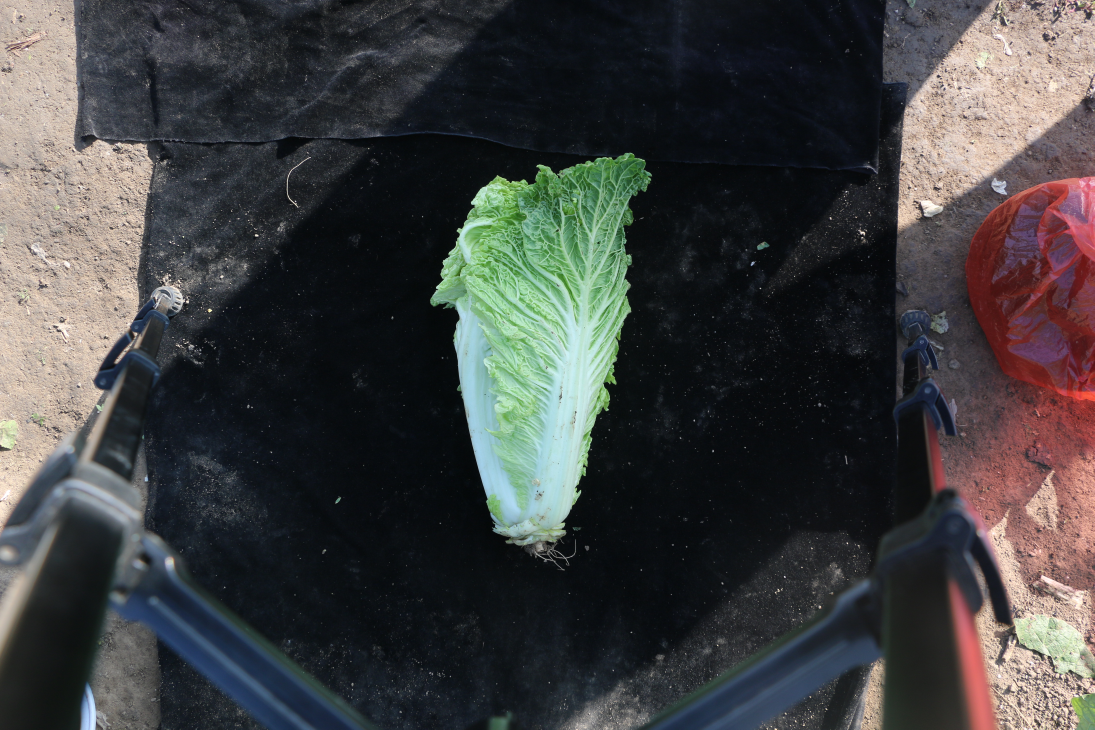
#> input picture 22A-T-34-2球形侧视图.JPG, 5472 x 3648 px (shown at 1/5 size); its folder holds only this picture in this run
$ python -i mainFunc-UI.py   (imports and definitions only)
#> lines starting #> are read from the running program, lines starting #| are printed output that depends on the picture; after the words box and inside, x2 and y2 are one past the last pixel; in counts of white or black regions, pixels touching at a corner belong together
import tkinter as tk
from tkinter import filedialog, messagebox
from PIL import Image, ImageTk, ImageFilter, ImageEnhance
import cv2
import numpy as np
import os
import csv
import logging
import matplotlib.pyplot as plt

green_lower = np.array([30, 40, 20])
green_upper = np.array([90, 255, 255])

white_lower1 = np.array([0, 0, 180])
white_upper1 = np.array([180, 22, 255])
white_lower2 = np.array([90, 0, 190])
white_upper2 = np.array([180, 130, 255])
white_lower3 = np.array([0, 0, 180])
white_upper3 = np.array([27, 130, 255])

def are_numbers_close(a, b, c, threshold=0.1):
    return abs(a - b) <= threshold and abs(b - c) <= threshold and abs(a - c) <= threshold

# [35 lines left out: functions is_smooth_contour, cropBlackCabbage, remove_white_Background, not called in this run]

def find_and_draw_contours(image_path, output_filename):
    try:
        image = cv2.imread(image_path)
        hsv = cv2.cvtColor(image, cv2.COLOR_BGR2HSV)
        blurred_image = cv2.GaussianBlur(image, (5, 5), 0)

        mask_green = cv2.inRange(hsv, green_lower, green_upper)

        white_mask1 = cv2.inRange(hsv, white_lower1, white_upper1)
        white_mask2 = cv2.inRange(hsv, white_lower2, white_upper2)
        white_mask3 = cv2.inRange(hsv, white_lower3, white_upper3)
        white_mask = cv2.bitwise_or(white_mask1, white_mask2)
        white_mask = cv2.bitwise_or(white_mask, white_mask3)

        mask_combined = cv2.bitwise_or(mask_green, white_mask)
        contours, _ = cv2.findContours(mask_combined, cv2.RETR_EXTERNAL, cv2.CHAIN_APPROX_SIMPLE)
        if not contours:
            print("No contours found")
            return
        max_area = 0
        max_contour = None
        for contour in contours:
            area = cv2.contourArea(contour)
            if area > max_area:
                max_area = area
                max_contour = contour
        contours_white, _ = cv2.findContours(white_mask, cv2.RETR_EXTERNAL, cv2.CHAIN_APPROX_SIMPLE)
        mask = np.zeros_like(image)
        # cv2.drawContours(mask, [max_contour], -1, color=(0, 0, 0), thickness=cv2.FILLED)
        extracted_image = cv2.bitwise_and(image, mask)
        cv2.imwrite(output_filename, extracted_image)
        return output_filename
    except Exception as e:
        print(f"Error finding and drawing contours: {e}")
        return None

def calculate_color_proportion(image_path):
    try:
        image = cv2.imread(image_path)
        if image is None:
            print("无法读取图像文件。请检查路径。")
            return [0, 0]
        hsv = cv2.cvtColor(image, cv2.COLOR_BGR2HSV)

        white_mask1 = cv2.inRange(hsv, white_lower1, white_upper1)
        white_mask2 = cv2.inRange(hsv, white_lower2, white_upper2)
        white_mask3 = cv2.inRange(hsv, white_lower3, white_upper3)
        white_mask = cv2.bitwise_or(white_mask1, white_mask2)
        white_mask = cv2.bitwise_or(white_mask, white_mask3)

        green_mask = cv2.inRange(hsv, green_lower, green_upper)
        green_pixels = cv2.countNonZero(green_mask)
        white_pixels = cv2.countNonZero(white_mask)

        non_black_mask = cv2.inRange(hsv, np.array([0, 0, 1]), np.array([180, 255, 255]))
        non_black_pixels = cv2.countNonZero(non_black_mask)

        if non_black_pixels > 0:
            white_ratio = white_pixels / non_black_pixels
            green_ratio = 1 - white_ratio
        else:
            print("没有找到符合条件的像素。")
            green_ratio = 0
            white_ratio = 0

        print(f"菜叶比例: {green_ratio:.2%}")
        print(f"菜帮比例: {white_ratio:.2%}")
        return [green_ratio, white_ratio]
    except Exception as e:
        print(f"Error calculating color proportion: {e}")
        return [0, 0]

def getCabbageInCenter(image_path, output_path):
    try:
        image = cv2.imread(image_path)
        gray = cv2.cvtColor(image, cv2.COLOR_BGR2GRAY)
        non_black_pixels = np.where(gray > 0)
        top_y = np.min(non_black_pixels[0])
        bottom_y = np.max(non_black_pixels[0])
        left_x = np.min(non_black_pixels[1])
        right_x = np.max(non_black_pixels[1])
        cropped_image = image[top_y:bottom_y+1, left_x:right_x+1]
        cv2.imwrite(output_path, cropped_image)
        return cropped_image
    except Exception as e:
        print(f"Error getting cabbage in center: {e}")
        return None

# [33 lines left out: functions hug23ImportantAspect, calculate_pic_ratio, not called in this run]

def BallShapeOUT(image_path):
    try:
        image = cv2.imread(image_path)
        gray = cv2.cvtColor(image, cv2.COLOR_BGR2GRAY)
        blurred = cv2.GaussianBlur(gray, (5, 5), 0)
        edges = cv2.Canny(blurred, 50, 150)
        contours, _ = cv2.findContours(edges, cv2.RETR_EXTERNAL, cv2.CHAIN_APPROX_SIMPLE)
        height, width = image.shape[:2]
        aspect_ratio = height / width
        non_black_threshold = 10
        quarter_height = height // 4
        non_black_counts = []
        for i in range(1, 4):
            section = image[(i-1)*quarter_height:i*quarter_height, :]
            non_black_count = np.sum(np.any(section > non_black_threshold, axis=2))
            non_black_counts.append(non_black_count)

        sum_counts = non_black_counts[0] + non_black_counts[1] + non_black_counts[2]
        uppRa = non_black_counts[0] / sum_counts
        midRa = non_black_counts[1] / sum_counts
        lowRa = non_black_counts[2] / sum_counts

        if midRa > 0.6:
            if aspect_ratio < 1:
                return 1
            else:
                return 2

        if are_numbers_close(uppRa, midRa, lowRa, threshold=0.1):
            if aspect_ratio < 3:
                return 4
            else:
                return 5

        if midRa > uppRa and midRa > lowRa:
            return 3

        if are_numbers_close(midRa, lowRa, uppRa, threshold=0.1) and midRa > uppRa:
            return 8

        if uppRa > midRa and uppRa > lowRa:
            return 10

        for contour in contours:
            if is_smooth_contour(contour):
                return 9

        if aspect_ratio > 1.6:
            return 6

        return 7
    except Exception as e:
        print(f"Error in BallShapeOUT: {e}")
        return None

def calculate_perimeter_Curve_radio(image_path):
    try:
        img = Image.open(image_path)
        width, height = img.size
        cropped_img = img.crop((0, 0, width, height // 3))
        gray_img = cropped_img.convert('L')
        img_array = np.array(gray_img)
        threshold = 50
        binary_img = img_array > threshold
        contours = measure.find_contours(binary_img, 0.8)
        total_perimeter = sum([measure.perimeter(c) for c in contours])
        perimeter_to_width_ratio = total_perimeter / width
        return perimeter_to_width_ratio
    except Exception as e:
        print(f"Error calculating perimeter curve ratio: {e}")
        return None

# Setup logging
# [1 line not run here, left out]

# Define the directories
input_folder = './'
output_folder = './output/Cabbage'
center_output_folder = './output/center'
hug_output_folder = './output/hug'

# Create output directories if they don't exist
# [3 lines not run here, left out]

# Function to process the image and get results
def process_image(image_path):
    try:
        logging.info(f"Processing image: {image_path}")
        contour_output_path = os.path.join(output_folder, os.path.basename(image_path))
        center_image_path = os.path.join(center_output_folder, os.path.basename(image_path))
        hug_image_path = os.path.join(hug_output_folder, os.path.basename(image_path))

        find_and_draw_contours(image_path, contour_output_path)
#> in find_and_draw_contours, image is the input picture: shape (3648, 5472, 3); mean B, G, R 64.1, 64.2, 63.8
#> in find_and_draw_contours, `mask_green = cv2.inRange(hsv, green_lower, green_upper)`:
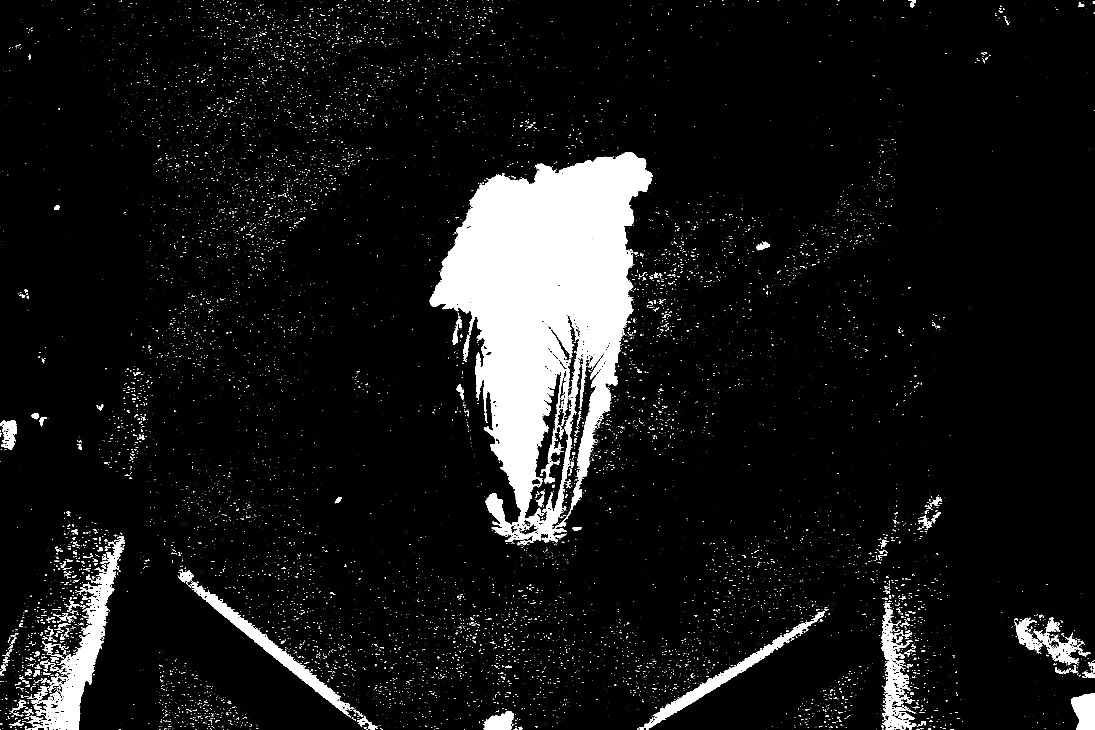
#> mask_green: shape (3648, 5472) (shown at 1/5 size); 7.3% white; 14473 white regions (13297 under 20 px), largest, box (x1, y1, x2, y2) and area: (2149, 762, 3263, 2714) 1056872, (128, 2702, 619, 3648) 82835, (960, 2929, 1766, 3584) 44748
#> in find_and_draw_contours, `mask_combined = cv2.bitwise_or(mask_green, white_mask)`:
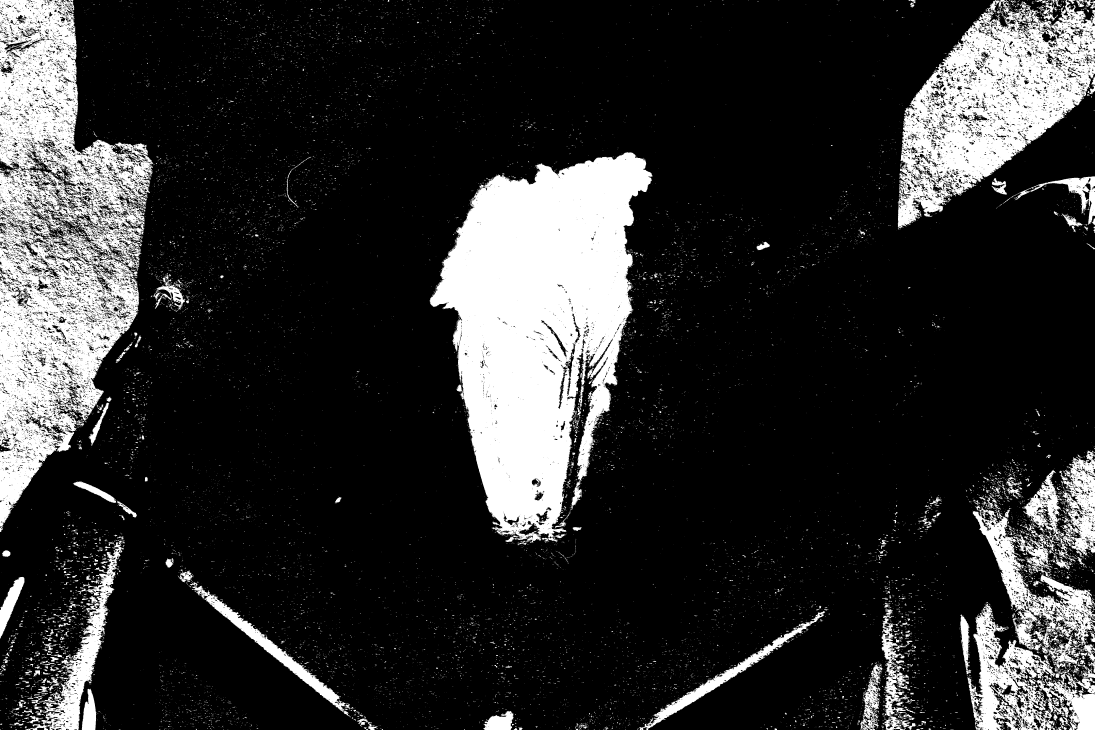
#> mask_combined: shape (3648, 5472) (shown at 1/5 size); 18.2% white; 19376 white regions (17543 under 20 px)
#> in find_and_draw_contours, `contours, _ = cv2.findContours(mask_combined, cv2.RETR_EXTERNAL, cv2.C..`: contours = 18172 contours, 17234 with area under 20; largest, box (x1, y1, x2, y2) and area: (2149, 762, 3263, 2724) 1281876, (0, 0, 767, 2633) 1227936, (4489, 0, 5472, 1142) 608806, (4836, 3019, 5275, 3648) 132823, (4864, 2531, 5472, 3304) 129586
#> the loop in find_and_draw_contours, `for contour in contours:` made 18172 passes
#> (area, max_area) on passes 41, 61, 80, 108, 232, 323, 559, 660: (32, 32), (45.5, 45.5), (59.5, 59.5), (125.5, 125.5), (204, 204), (564.5, 564.5), (766.5, 766.5), (850, 850)
#> after the loop in find_and_draw_contours, `for contour in contours:`: max_area = 1281876; max_contour = contour of 8980 points, box (x1, y1, x2, y2) (2149, 762, 3263, 2724), area 1281876
#> in find_and_draw_contours, `contours_white, _ = cv2.findContours(white_mask, cv2.RETR_EXTERNAL, cv..`: contours_white = 4840 contours, 4372 with area under 20; largest, box (x1, y1, x2, y2) and area: (0, 0, 767, 2633) 1217713, (4489, 0, 5472, 1142) 608446, (4836, 3019, 5275, 3648) 132618, (4864, 2531, 5472, 3304) 116239, (2282, 1515, 2607, 2608) 109585
        color_proportion = calculate_color_proportion(contour_output_path)
#> in calculate_color_proportion, `green_pixels = cv2.countNonZero(green_mask)`: green_pixels = 0
        row = [os.path.basename(image_path), color_proportion[0], color_proportion[1]]

        getCabbageInCenter(contour_output_path, center_image_path)
#> in getCabbageInCenter, `non_black_pixels = np.where(gray > 0)`: non_black_pixels = (empty array, empty array)
        ball_shape = BallShapeOUT(center_image_path)
#> in BallShapeOUT, `edges = cv2.Canny(blurred, 50, 150)`:
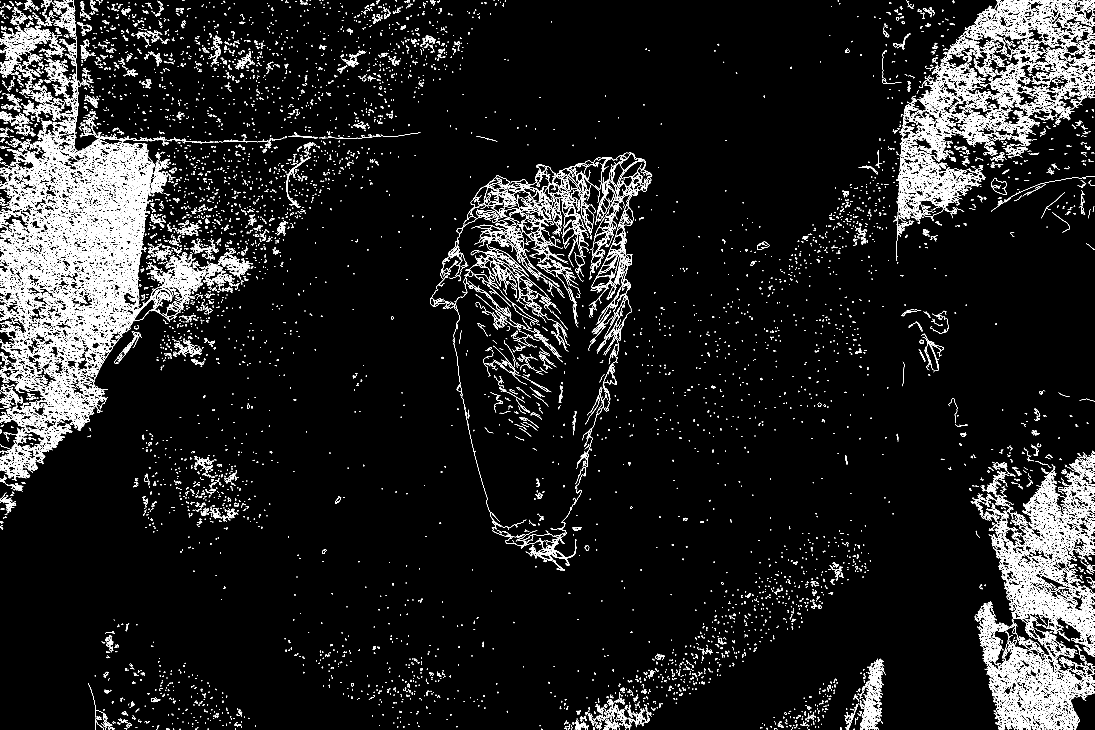
#> edges: shape (3648, 5472) (shown at 1/5 size); 4% white in thin lines or dots
#> in BallShapeOUT, `contours, _ = cv2.findContours(edges, cv2.RETR_EXTERNAL, cv2.CHAIN_APP..`: contours = 16857 contours, 12846 with area under 20; largest, box (x1, y1, x2, y2) and area: (480, 1197, 707, 1326) 2022, (18, 191, 235, 265) 1696, (1433, 785, 1555, 1039) 1556, (3786, 1208, 3847, 1249) 1480, (464, 1113, 625, 1192) 1444
#> the loop in BallShapeOUT, `for i in range(1, 4):` made 3 passes
#> non_black_count on passes 1 to 3: 4951441, 4939623, 4954560
#> pass 1, in BallShapeOUT, `section = image[(i-1)*quarter_height:i*quarter_height, :]`:
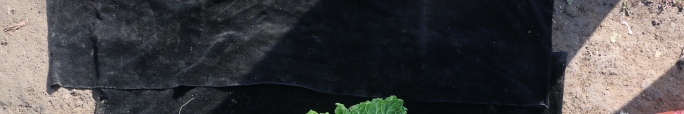
#> section: shape (912, 5472, 3) (shown at 1/8 size); mean B, G, R 67.6, 66.2, 67.4
#> pass 3, in BallShapeOUT, `section = image[(i-1)*quarter_height:i*quarter_height, :]`:
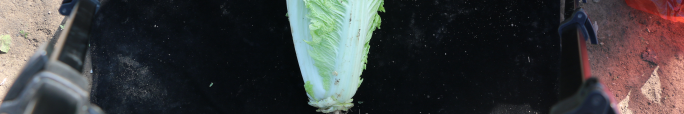
#> section: shape (912, 5472, 3) (shown at 1/8 size); mean B, G, R 61, 60.3, 60.4
#> after the loop in BallShapeOUT, `for i in range(1, 4):`: non_black_counts = [4951441, 4939623, 4954560]
#> in BallShapeOUT, `sum_counts = non_black_counts[0] + non_black_counts[1] + non_black_cou..`: sum_counts = 14845624
#> in BallShapeOUT, `uppRa = non_black_counts[0] / sum_counts`: uppRa = 0.334
#> in BallShapeOUT, `midRa = non_black_counts[1] / sum_counts`: midRa = 0.333
#> in BallShapeOUT, `lowRa = non_black_counts[2] / sum_counts`: lowRa = 0.334
#> ball_shape = 4
        row.append(ball_shape)

        curve_ratio = calculate_perimeter_Curve_radio(center_image_path)
#> in calculate_perimeter_Curve_radio, `gray_img = cropped_img.convert('L')`:
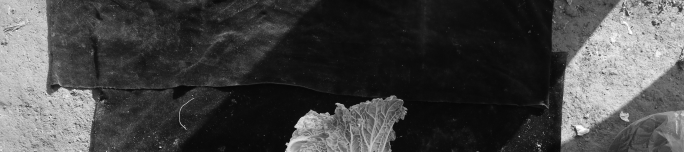
#> gray_img: PIL image 5472x1216 L (shown at 1/8 size); min 0, max 255, mean 69.1
#> in calculate_perimeter_Curve_radio, `binary_img = img_array > threshold`:
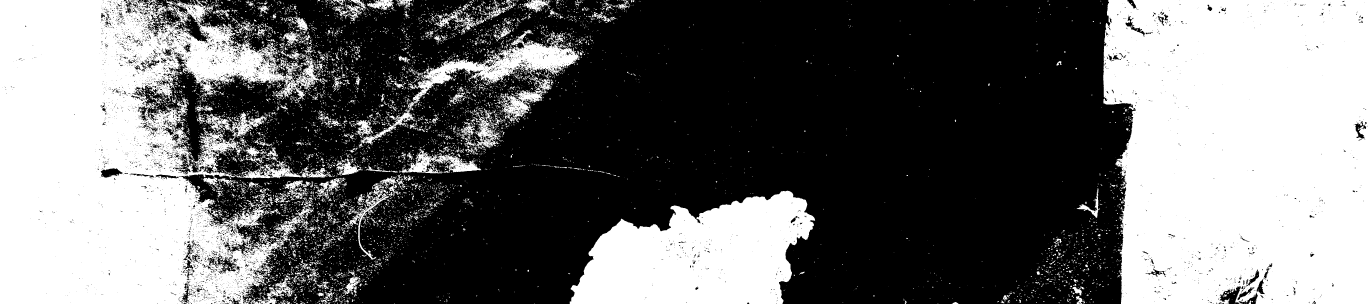
#> binary_img: shape (1216, 5472) bool (shown at 1/4 size); 42.4% white; 10869 white regions (9234 under 20 px), largest, box (x1, y1, x2, y2) and area: (4413, 0, 5472, 1216) 1198966, (0, 0, 1223, 1216) 1015530, (2279, 763, 3261, 1216) 304489
        if curve_ratio is None:
            row.append("Unknown")
        elif curve_ratio < 2:
            row.append("叠抱")
        elif curve_ratio > 4:
            row.append("翻心")
        else:
            hug23ImportantAspect(center_image_path, hug_image_path)
            pic_ratio = calculate_pic_ratio(hug_image_path)
            if pic_ratio is None:
                row.append("Unknown")
            elif pic_ratio < 3:
                row.append("合抱")
            else:
                row.append("拧抱")

        return row
    except Exception as e:
        logging.error(f"Error processing file {image_path}: {e}")
        return None


# 定义处理当前文档的函数
# [56 lines left out: function deal_current_docu, not called in this run]


# 创建主窗口
# [2 lines not run here, left out]

# 创建左侧和右侧的Frame
# [1 line that did not run here, left out]
# [1 line not run here, left out]

# [1 line that did not run here, left out]
# [1 line not run here, left out]

# 显示默认图像
default_image_path = 'default_cabbage.jpg'
# [7 lines not run here, left out]


# 在左侧Frame中创建按钮
# [1 line that did not run here, left out]
# [1 line not run here, left out]
# [1 line that did not run here, left out]
# [1 line not run here, left out]
# [1 line that did not run here, left out]
# [1 line not run here, left out]
# [1 line that did not run here, left out]
# [1 line not run here, left out]
# [1 line that did not run here, left out]
# [1 line not run here, left out]
# [1 line that did not run here, left out]
# [1 line not run here, left out]

# 创建处理当前文档的按钮
# [1 line that did not run here, left out]
# [1 line not run here, left out]

# 在右侧Frame中创建显示结果的标签
result_text = tk.StringVar()
# [1 line that did not run here, left out]
# [5 lines not run here, left out]

>>> result = process_image('../22A-T-34-2球形侧视图.JPG')
#> result = ['22A-T-34-2球形侧视图.JPG', 0, 0, 4, 'Unknown']
